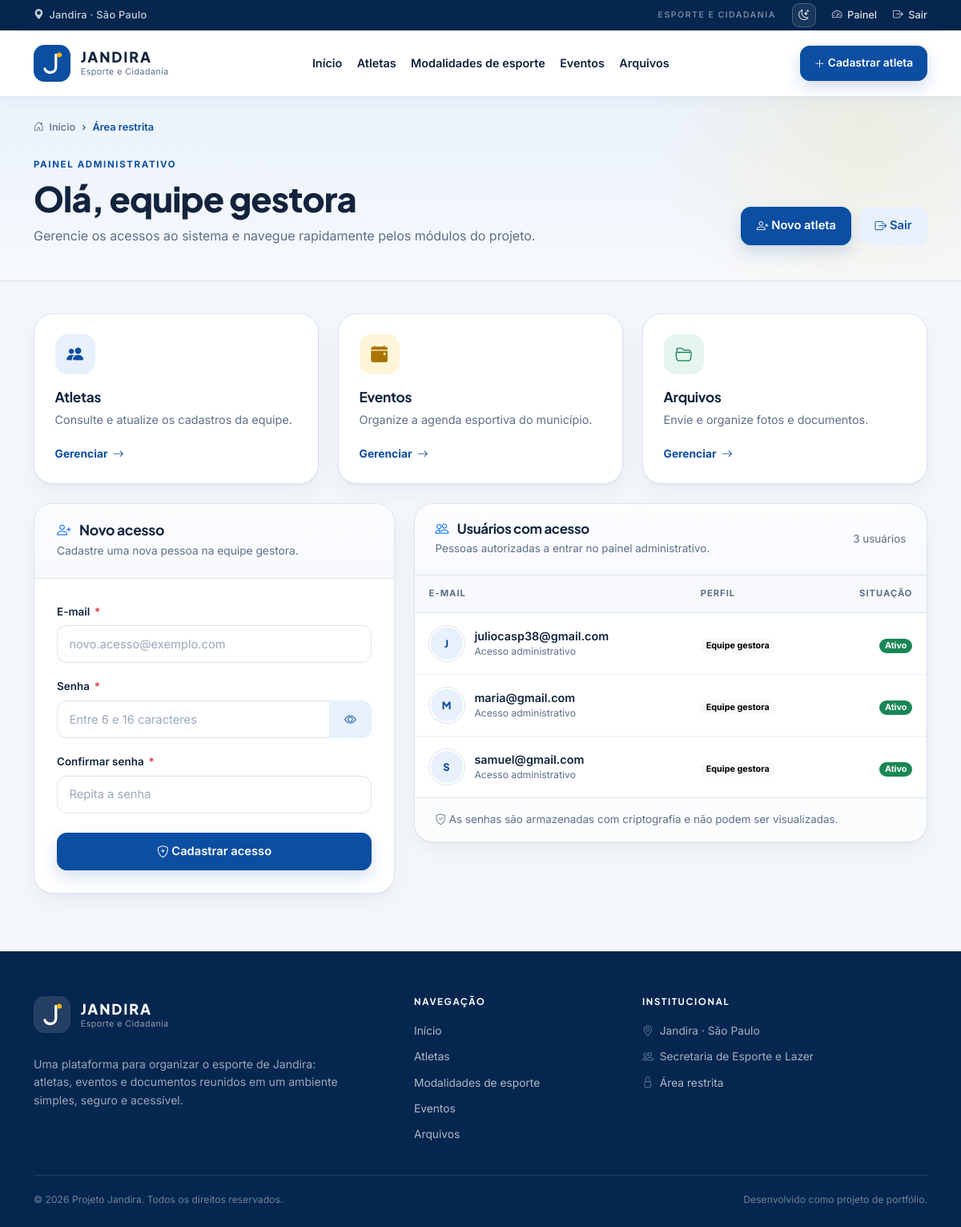
/criptografia/index.php (signed in), run on the app's committed database.
### tables this page shows
CREATE TABLE `senhas` (
  `id` int(11) NOT NULL,
  `senha` varchar(255) NOT NULL,
  `email` varchar(100) NOT NULL
);

### criptografia/index.php (the view, shortened to what this page needs)
<?php
require_once __DIR__ . '/../includes/layout.php';
require_once __DIR__ . '/conexao.php';
$emailNovo = '';
$queryUsuarios = $mysqli->query('SELECT id, email FROM senhas ORDER BY email ASC');
$usuarios = $queryUsuarios ? $queryUsuarios->fetch_all(MYSQLI_ASSOC) : [];
$acoesPainel = '<a href="' . e(app_url('cadastro_atletas/cadastrar_atletas.php')) . '" class="btn btn-brand"><i class="bi bi-person-plus" aria-hidden="true"></i> Novo atleta</a>'
    . '<form method="post" action="' . e(app_url('criptografia/logout.php')) . '" class="d-inline">'
    . csrf_field()
    . '<button type="submit" class="btn btn-soft"><i class="bi bi-box-arrow-right" aria-hidden="true"></i> Sair</button>'
    . '</form>';
?>
<section class="page-content">
    <div class="container">
        <div class="row g-4 mb-4">
            <div class="col-12 col-md-4">
                <a class="access-card" href="<?= e(app_url('cadastro_atletas/atletas.php')) ?>">
                    <div class="access-card-top">
                        <span class="icon-tile"><i class="bi bi-people-fill" aria-hidden="true"></i></span>
                    </div>
                    <h3>Atletas</h3>
                    <p>Consulte e atualize os cadastros da equipe.</p>
                    <span class="access-link">Gerenciar <i class="bi bi-arrow-right" aria-hidden="true"></i></span>
                </a>
            </div>
            <div class="col-12 col-md-4">
                <a class="access-card" href="<?= e(app_url('cadastro_atletas/adicionar_eventos.php')) ?>">
                    <div class="access-card-top">
                        <span class="icon-tile accent"><i class="bi bi-calendar-event-fill" aria-hidden="true"></i></span>
                    </div>
                    <h3>Eventos</h3>
                    <p>Organize a agenda esportiva do município.</p>
                    <span class="access-link">Gerenciar <i class="bi bi-arrow-right" aria-hidden="true"></i></span>
                </a>
            </div>
            <div class="col-12 col-md-4">
                <a class="access-card" href="<?= e(app_url('upload/index.php')) ?>">
                    <div class="access-card-top">
                        <span class="icon-tile green"><i class="bi bi-folder2-open" aria-hidden="true"></i></span>
                    </div>
                    <h3>Arquivos</h3>
                    <p>Envie e organize fotos e documentos.</p>
                    <span class="access-link">Gerenciar <i class="bi bi-arrow-right" aria-hidden="true"></i></span>
                </a>
            </div>
        </div>
        <div class="row g-4">
            <div class="col-12 col-lg-5">
                <div class="form-card">
                    <div class="form-card-header">
                        <h2><i class="bi bi-person-plus me-2 text-primary" aria-hidden="true"></i> Novo acesso</h2>
                        <p>Cadastre uma nova pessoa na equipe gestora.</p>
                    </div>
                    <div class="form-card-body">
                        <form method="post" action="">
                            <div class="mb-3">
                                <label for="email" class="form-label">E-mail <span class="required">*</span></label>
                                <input type="email" class="form-control" id="email" name="email" value="<?= e($emailNovo) ?>" placeholder="novo.acesso@exemplo.com" autocomplete="off" required>
                            </div>
                            <div class="mb-3">
                                <label for="senha" class="form-label">Senha <span class="required">*</span></label>
                                <div class="input-group">
                                    <input type="password" class="form-control" id="senha" name="senha" minlength="6" maxlength="16" placeholder="Entre 6 e 16 caracteres" autocomplete="new-password" required>
                                    <button class="btn btn-soft" type="button" data-toggle-password="#senha" aria-label="Mostrar senha">
                                        <i class="bi bi-eye" aria-hidden="true"></i>
                                    </button>
                                </div>
                            </div>
                            <div class="mb-4">
                                <label for="confirmar_senha" class="form-label">Confirmar senha <span class="required">*</span></label>
                                <input type="password" class="form-control" id="confirmar_senha" name="confirmar_senha" minlength="6" maxlength="16" placeholder="Repita a senha" autocomplete="new-password" required>
                            </div>
                            <button type="submit" class="btn btn-brand w-100">
                                <i class="bi bi-shield-plus" aria-hidden="true"></i>
                                Cadastrar acesso
                            </button>
                        </form>
                    </div>
                </div>
            </div>
            <div class="col-12 col-lg-7">
                <div class="surface-card">
                    <div class="surface-card-header">
                        <div>
                            <h2><i class="bi bi-people me-2 text-primary" aria-hidden="true"></i> Usuários com acesso</h2>
                            <p>Pessoas autorizadas a entrar no painel administrativo.</p>
                        </div>
                        <span class="result-count"><?= count($usuarios) ?> <?= count($usuarios) === 1 ? 'usuário' : 'usuários' ?></span>
                    </div>
                    <div class="table-responsive">
                        <table class="table table-modern align-middle">
                            <thead>
                                <tr>
                                    <th scope="col">E-mail</th>
                                    <th scope="col">Perfil</th>
                                    <th scope="col" class="text-end">Situação</th>
                                </tr>
                            </thead>
                            <tbody>
                                <?php foreach ($usuarios as $usuario): ?>
                                    <tr>
                                        <td>
                                            <div class="person-cell">
                                                <span class="avatar avatar-initials" aria-hidden="true"><?= e(iniciais((string) $usuario['email'])) ?></span>
                                                <div>
                                                    <span class="person-name"><?= e($usuario['email']) ?></span>
                                                    <span class="person-meta">Acesso administrativo</span>
                                                </div>
                                            </div>
                                        </td>
                                        <td><span class="badge text-bg-light">Equipe gestora</span></td>
                                        <td class="text-end">
                                            <span class="badge rounded-pill text-bg-success">Ativo</span>
                                        </td>
                                    </tr>
                                <?php endforeach; ?>
                            </tbody>
                        </table>
                    </div>
                    <div class="surface-card-footer">
                        <i class="bi bi-shield-check" aria-hidden="true"></i>
                        As senhas são armazenadas com criptografia e não podem ser visualizadas.
                    </div>
                </div>
            </div>
        </div>
    </div>
</section>

### data on the page
senhas: email "J", email "juliocasp38@gmail.com"
senhas: email "M", email "maria@gmail.com"
senhas: email "S", email "samuel@gmail.com"

### other printed values
$item['label'] "Início"
$item['label'] "Atletas"
$item['label'] "Modalidades de esporte"
$item['label'] "Eventos"
$item['label'] "Arquivos"
$label "Área restrita"
$eyebrow "PAINEL ADMINISTRATIVO"
$title "Olá, equipe gestora"
$description "Gerencie os acessos ao sistema e navegue rapidamente pelos módulos do projeto."
count($usuarios) "3"
